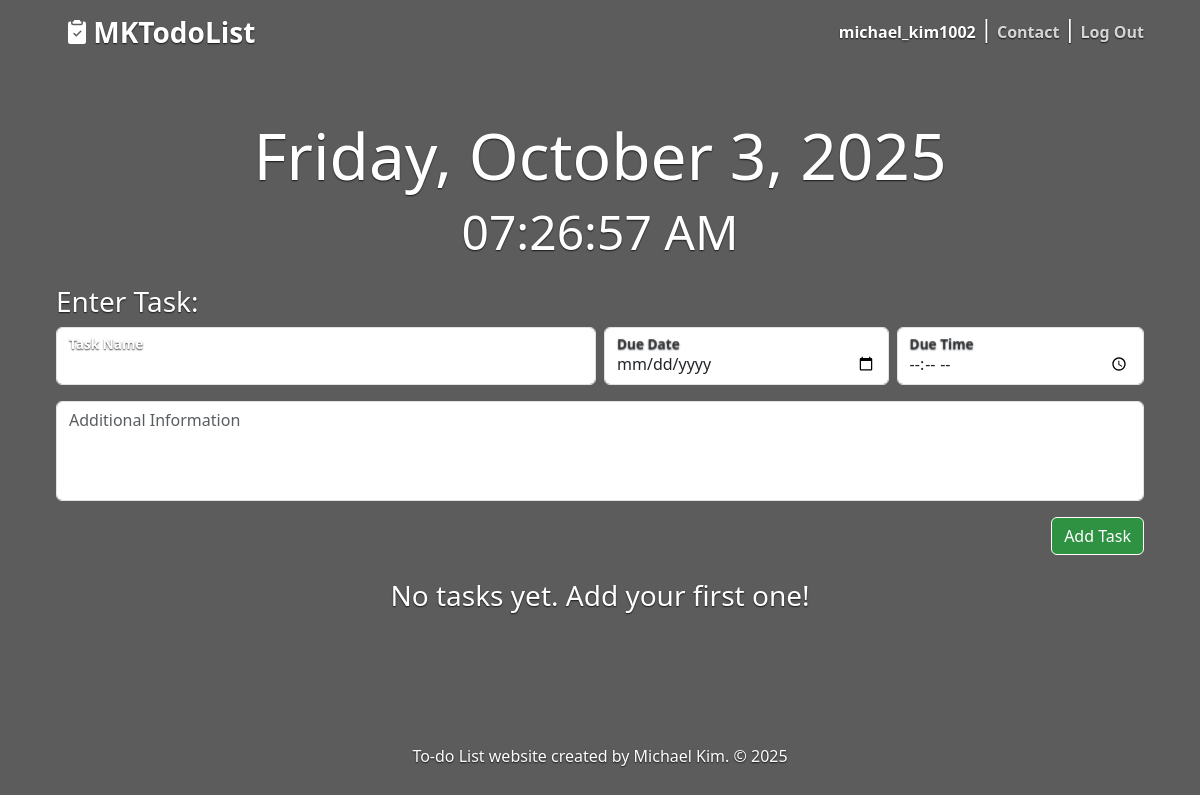
Before: / (signed in) with the older database file.
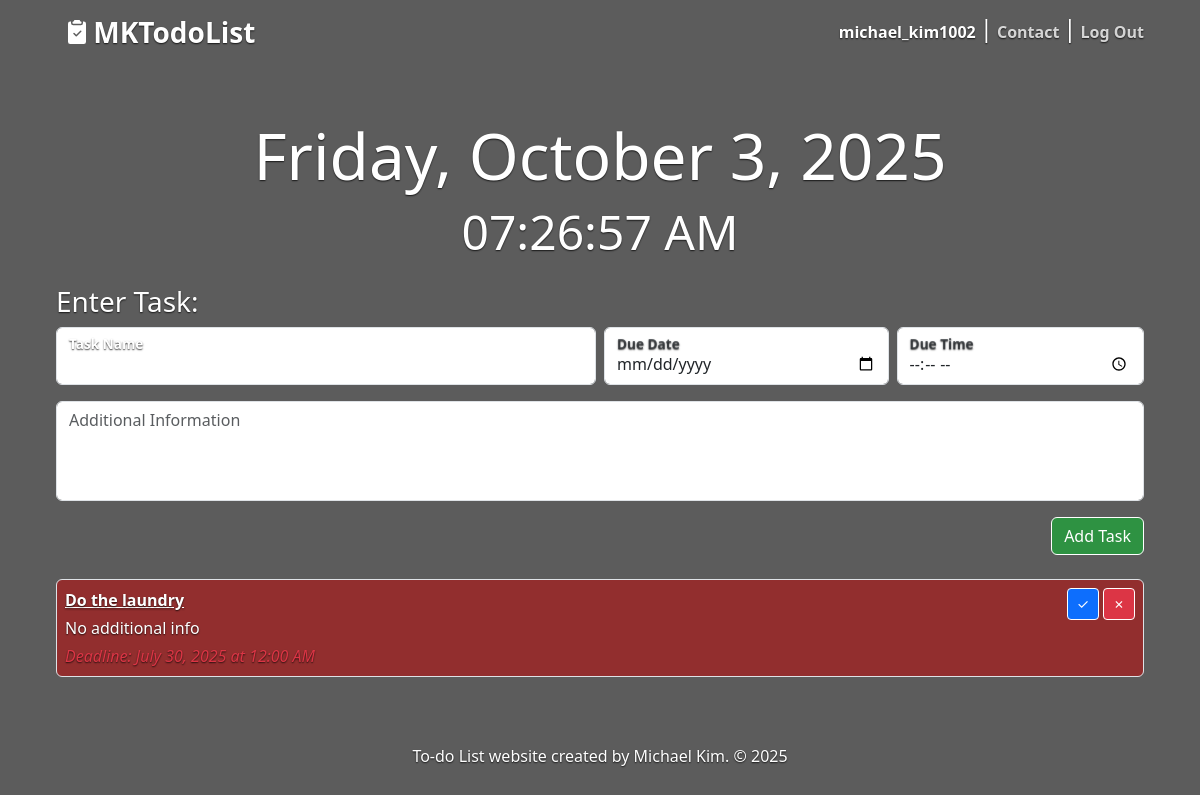
After: the same page with the newer database file.
### main.py (models this page shows)
class User(UserMixin, db.Model):
    __tablename__ = "users"
    id: Mapped[int] = mapped_column(primary_key=True)
    username: Mapped[str] = mapped_column(String(100), nullable=False)
    email: Mapped[str] = mapped_column(String(100), nullable=False, unique=True)
    password: Mapped[str] = mapped_column(String(100), nullable=False)
    tasks = relationship("Task", back_populates="user")

class Task(db.Model):
    __tablename__ = "tasks"
    id: Mapped[int] = mapped_column(primary_key=True)
    user_id: Mapped[int] = mapped_column(Integer,db.ForeignKey("users.id"), nullable=False)
    task: Mapped[str] = mapped_column(String(250), nullable=False)
    additional_info: Mapped[str] = mapped_column(String(250), nullable=True)
    due_date: Mapped[datetime.date] = mapped_column(Date, nullable=False)
    due_time: Mapped[datetime.time] = mapped_column(Time, nullable=True)
    is_finished: Mapped[bool] = mapped_column(Boolean, nullable=False, default=False)
    notified: Mapped[bool] = mapped_column(Boolean, default=False, nullable=False)
    user = relationship("User", back_populates="tasks")

### main.py (the view)
@app.route('/', methods=["GET"])
def show_tasks():
    if current_user.is_authenticated:
        result = db.session.execute(db.select(Task).where(Task.user_id == current_user.id).order_by(Task.due_date.asc(), Task.due_time.asc()))
        tasks = result.scalars().all()
    else:
        tasks = []
    local_tz = pytz.timezone("US/Central")
    now = get_local_now()
    form = CreateTaskForm()
    return render_template("index.html", all_tasks=tasks, current_date=now.strftime("%B %d, %Y"), current_time=now.strftime("%I:%M:%S %p"), form=form, current_user=current_user, today=now.date(), now_time=now.time())

### forms.py
class CreateTaskForm(FlaskForm):
    task = StringField("Task", validators=[DataRequired(message="Please enter a task.")], render_kw={"class": "form-control"})
    additional_info = StringField('Additional Information', widget=TextArea())
    due_date = DateField('Due Date', format='%Y-%m-%d', validators=[DataRequired(message="Please enter a valid date.")])
    due_time = TimeField("Due Time",format='%H:%M',validators=[Optional()],render_kw={"type": "time", "class": "form-control"}
    )
    submit = SubmitField("Add")

### main.py (called while the page is built)
@login_manager.user_loader
def load_user(user_id):
    return db.session.get(User, int(user_id))

def get_local_now():
    return datetime.now(local_tz).replace(second=0, microsecond=0)

### templates/index.html (shortened to what this page needs)
{% include "header.html" %}
{% from "bootstrap5/form.html" import render_form %}
{% block content %}
    <section class="px-3 fs-4" >
      <h1 id="live-date" style="margin-top: 0px;">{{ current_date }}</h1>
      <h2 id="live-time">{{ current_time }}</h2>
    </section>
<section>
    <h3 style="margin-top: 17px; text-align: left;">
      Enter Task:
    </h3>
      <form action="{{ url_for('add_task') }}" method="POST">
          <div class="d-flex flex-wrap gap-2 mb-3">
            <div class="flex-grow-1" style="min-width: 300px; flex-basis: 0;">
              <div class="form-floating">
                {{ form.task(class="form-control", placeholder="Task Name") }}
                <label>Task Name</label>
              </div>
            </div>
            <div class="d-flex gap-2" style="min-width: 300px; flex-basis: 0; flex-grow: 1;">
              <div class="flex-fill">
                <div class="form-floating">
                  {{ form.due_date(class="form-control", type="date") }}
                  <label>Due Date</label>
                </div>
              </div>
              <div class="flex-fill">
                <div class="form-floating">
                  {{ form.due_time(class="form-control", type="time") }}
                  <label>Due Time</label>
                </div>
              </div>
            </div>
          </div>
            <div class="mb-3">
              {{ form.additional_info(class="form-control tall-textarea", placeholder="Additional Information ", cols=50, rows=20) }}
            </div>
          <div class="text-end mb-4">
            <button type="submit" class="btn btn-success btn-add-task">Add Task</button>
          </div>
      </form>
      {% if all_tasks %}
          {% for task in all_tasks %}
                {% if not task.is_finished %}
                    <div class="d-flex justify-content-between align-items-start p-2 mb-3 border rounded" id="{% if task.due_date > today or (task.due_date == today and (task.due_time is none or task.due_time > now_time)) %}ongoing-bg{% else %}late-bg{% endif %}">
                    <div class="task-align-left">
                        <p class="mb-1"><b><u>{{ task.task }}</u></b></p>
                        <p class="mb-1">{{ (task.additional_info or "No additional info").replace('\n', '<br>')|safe }}</p>
                        <p class="mb-0">
                            <i class="text-danger">Deadline: {{ task.due_date.strftime('%B %d, %Y') }} at {{ task.due_time.strftime('%I:%M %p') }}</i>
                        </p>
                    </div>
                    <div class="d-flex" style="gap: 0.25rem;">
                        <form action="{{ url_for('complete_task', task_id=task.id) }}" method="POST" style="display:inline;">
                          <button class="btn btn-sm btn-primary border-white text-white d-flex align-items-center justify-content-center add-delete-buttons" title="Complete Task" aria-label="Complete Task">✓</button>
                        </form>
                        <form action="{{ url_for('delete_task', task_id=task.id) }}" method="POST" style="display: inline;">
                          <button class="btn btn-sm btn-danger border-white text-white d-flex align-items-center justify-content-center add-delete-buttons" title="Delete Task" aria-label="Delete Task">✗</button>
                        </form>
                    </div>
                  </div>
                {% endif %}
            {% endfor %}
        {% else %}
          <h3>No tasks yet. Add your first one!</h3>
      {% endif %}
</section>
{% include "footer.html" %}
{% endblock %}

### templates/header.html (shortened to what this page needs)
<!DOCTYPE html>
<html lang="en" class="h-100 todo-bg-shade">
  <head>
    <link href="https://cdn.jsdelivr.net/npm/bootstrap@5.3.6/dist/css/bootstrap.min.css" rel="stylesheet">
    <link href="{{ url_for('static', filename='css/cover.css') }}" rel="stylesheet">
  </head>
<body class="d-flex text-center text-white todo-bg todo-bg-shade">
  <div class="cover-container d-flex w-100 h-100 p-3 mx-auto flex-column">
    <header class="mb-100" style="margin-bottom: 50px;">
      <div>
        <h3 class="float-md-start">
        <a class="nav-link" aria-current="page" href="{{ url_for('show_tasks') }}">
          <b>
            MKTodoList
          </b>
        </a>
        </h3>
        {% if not current_user.is_authenticated %}
        <nav class="nav nav-masthead justify-content-center float-md-end">
          <a class="nav-link" href="{{ url_for('login') }}">Log In</a>
          <span class="mx-1 separator nav-line-class" >|</span>
          <a class="nav-link" href="{{ url_for('register') }}">Register</a>
          <span class="mx-1 separator nav-line-class" >|</span>
          <a class="nav-link" href="{{ url_for('contact') }}">Contact</a>
        </nav>
        {% else %}
        <nav class="nav nav-masthead justify-content-center float-md-end">
          <p class="nav-username">{{current_user.username}}</p>
          <span class="mx-1 separator nav-line-class" >|</span>
          <a class="nav-link" href="{{ url_for('contact') }}">Contact</a>
          <span class="mx-1 separator nav-line-class">|</span>
          <a class="nav-link" aria-current="page" href="{{ url_for('logout') }}">Log Out</a>
        </nav>
        {% endif %}
      </div>
    </header>

### templates/footer.html (shortened to what this page needs)
        <footer class="mt-auto text-white-100">
          <p style="margin-top: 20px;">To-do List website created by Michael Kim. © 2025</p>
        </footer>
      </div>
  </body>
</html>

### static/css/cover.css (style rules this page uses)
html, body { text-shadow: 0 .05rem .1rem rgba(0, 0, 0, .75); height: 100%; }
.todo-bg-shade { background: linear-gradient( rgba(0, 0, 0, 0.4), rgba(0, 0, 0, 0.4) ), url("/static/assets/img/background.jpg"); background-position: center; background-repeat: no-repeat; background-size: cover; background-attachment: fixed; }
.cover-container { max-width: 70em; }
.nav-masthead .nav-link { padding: .25rem 0; font-weight: 700; color: rgba(255, 255, 255, .80); background-color: transparent; border-bottom: .25rem solid transparent; }
.nav-line-class { font-size: 24px; line-height: 1; position: relative; bottom: 0px; }
#live-date { font-size: 4rem; }
#live-time { font-size: 3rem; }
.mb-3 { margin-bottom: 1rem !important; }
.task-align-left { text-align: left; }
#late-bg { background-color: rgba(200, 0, 0, 0.5); }
.add-delete-buttons { border: 1px solid white; width: 32px; height: 32px; }
label { text-align: left !important; font-weight: bold; display: block; }
.tall-textarea { height: 100px !important; resize: none; }
.btn-add-task { border: 1px solid white; background-color: rgba(0, 200, 40, 0.5); color: white; }
.nav-username { padding: .25rem 0; font-weight: 700; color: rgba(255, 255, 255, 1); background-color: transparent; border-bottom: .25rem solid transparent; }
.form-floating > label { font-size: 0.85rem; top: -0.625rem; opacity: 1; transform: none !important; pointer-events: none; }

Changed rows visible on the page:
added Task: task "Do the laundry", additional_info "No additional info", due_date "July 30, 2025", due_time "12:00 AM"
Other visible differences:
text no longer shown: "No tasks yet. Add your first one!"
